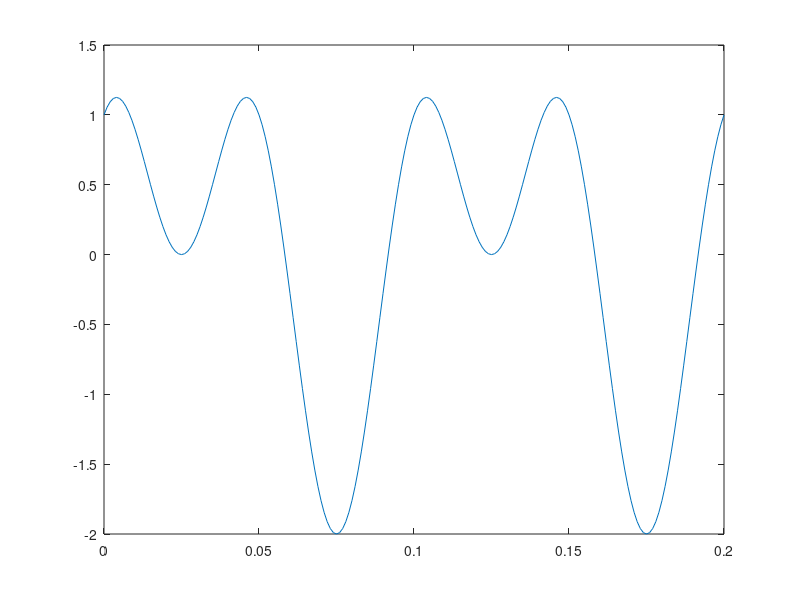
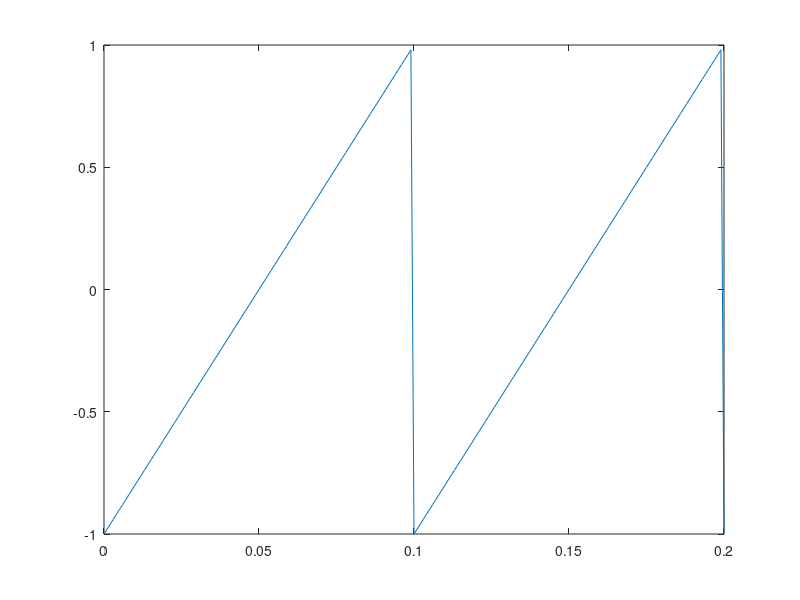
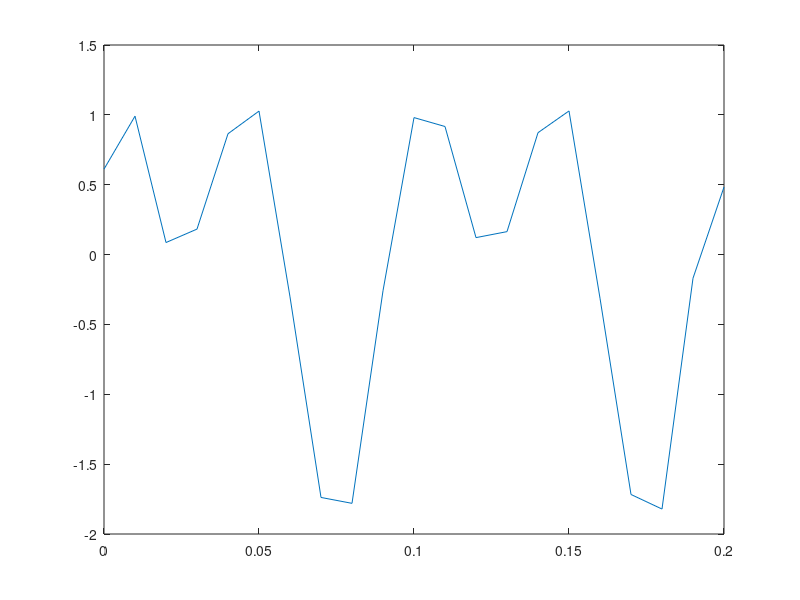
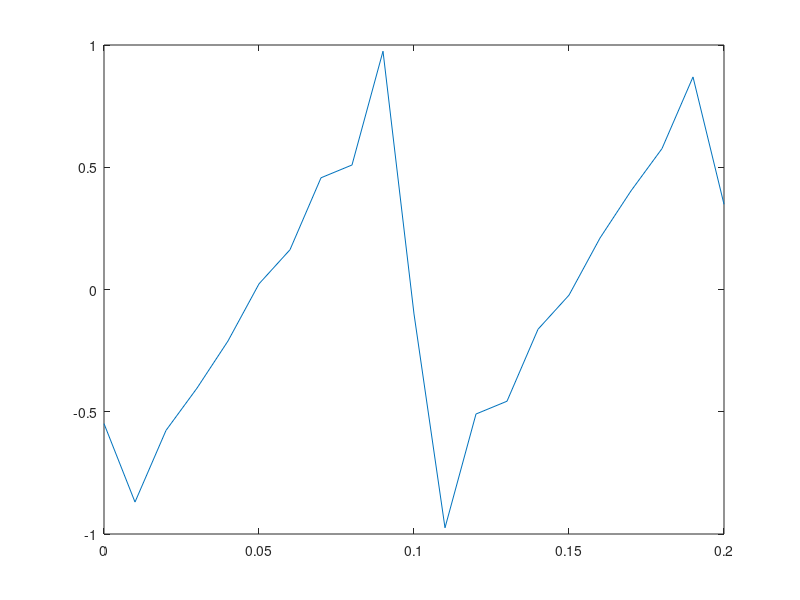

These figures' MATLAB source, in order:
close all
clc
clear all

%% A. Sampling

% Write a MATLAB program to Plot following Signals, where f = 10hz and the Time interval is [0,0.2]:(Hint: Use sawtooth Command)

% y=sin(2*pi*f*t)+cos(4*pi*f*t)
f=10; %Hz
sr0 = 1000;
t=0:1/sr0:0.2;
y=sin(2*pi*f*t)+cos(4*pi*f*t);
plot(t,y)

% y=sawtooth(2*pi*f*t)
y2=sawtooth(2*pi*f*t);
figure
plot(t,y2)

% Sample These Signals with Sampling Frequency 100Hz and discuss about the boundrys of Sampling Frequency in your Report.
sr = 100; %hz
dt = 1/sr; 
t1=0:dt:0.2;
y3=resample(y,sr,sr0);
figure
plot(t1,y3)

y4=resample(y2,sr,sr0);
figure
plot(t1,y4)

%% B. Interpolation

% A reconstruction filter on the output of a sampled data system. 
% Provided the signal was sampled at a rate greater than twice the highest frequency present in the original, 
% the output of a reconstruction filter will be identical to the original signal.

%% B 1. Linear Interpolation

% In Linear interpolation, the samples are simply connected to each other with strict line. 
% Write a MATLAB program to compute Linear Interpolated Signals:(Hint: interp1 Command). 
% ts is interval with step of inv(fs). for this part consider inv(2fs) as the step of tnew and plot ynew and compare it with ys.

%  ynew = interp1(ts,ys,tnew,"linear")

% the plot function of MATLAB also uses Linear Interpolation. 
% plot(ts,ys) will connect ys samples with strict line. 
% interp1 can be used for sampling too and Assigns signals values to the new timeline. 
% use following command for sampling signal with fs:(similar to Q1.A)

% where ts is time interval with inv(fs) as step.


fc = 10000; Tc = inv(fc); t = 0:Tc:0.2;
y = sin(2*pi*10*t);

fs = 100; Ts = inv(fs); ts = 0:Ts:0.2;

ys2 = sin(2*pi*10*ts);
ys1 = interp1(t,y,ts,'linear');

figure
plot(t,y)
figure
plot(ts,ys2)
hold on
plot(ts,ys1)
legend('sin(2*pi*10*ts)','interp1(t,y,ts,linear)')

% ys1 = ys2

%% B 2. Sinc Interpolation

% Write a MATLAB program to compute Reconstructed Signals Obtained From sinc interpolation.(Reconstruct ys. Q1 folder clip)

% Create "continuous time" signal, Fc >> f
Fc = 1e4; Tc = 1/Fc; 
t = 0:Tc:0.2;
f = 10; 
x_cont = sin(2*pi*f*t); 

for Fs = [2,5,10,20,40,60,80]

    disp(Fs)
    
    Ts = 1/Fs; 
    ratio = round(Ts/Tc);
    t_sampled = t(1:ratio:end); 
    x_sampled = x_cont(1:ratio:end); 

    figure
    plot(t, x_cont)
    hold on
    stem(t_sampled, x_sampled, 'o')
    legend('Continuous time signal (f = 40 Hz)', ['Sampled signal Fs = ' int2str(Fs)])

    % Create and plot sinc train
    sincTrain = zeros(length(t), length(x_sampled));
    figure; grid on; hold on
    plot(t, x_cont, 'k', 'LineWidth', 1)
    xlabel('t'); ylabel('Amplitude')
    title(['Fs = ' int2str(Fs) ' (f = ' int2str(f) ' Hz)'])

    try
        idx = 1;
        for n = -floor(length(x_sampled)/2):floor(length(x_sampled)/2)
           sincTrain(:, idx) = x_sampled(idx)*sinc((t - n*Ts)/Ts);
           p = plot(t, sincTrain(:, idx));
           stem(t_sampled(idx), x_sampled(idx))
           idx = idx + 1;
           pause(0.5);
        end
    catch
    end

    x_reconst = sum(sincTrain, 2);
    err = (x_cont' - x_reconst).^2;
    figure
    hold on
    grid on
    plot(t, x_cont)
    plot(t, x_reconst)
    plot(t, err)
    legend('x cont','x reconst','err')
    
end


